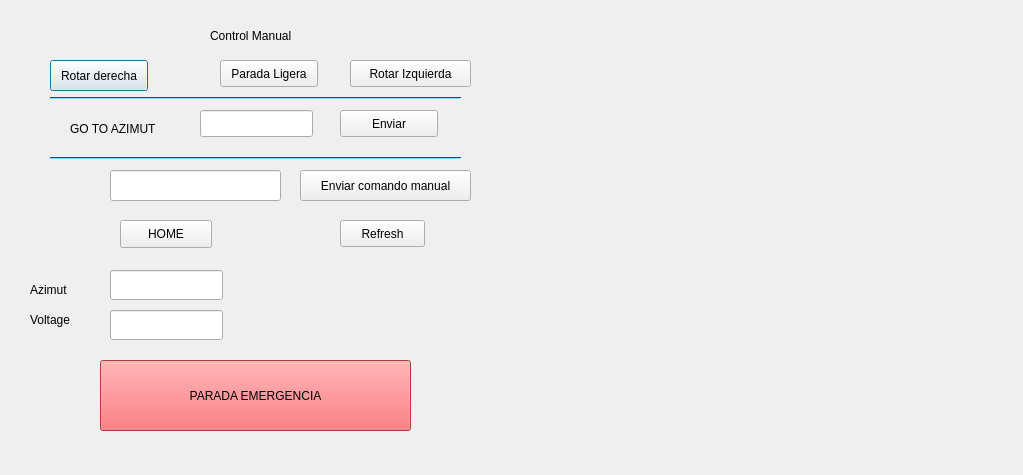
<?xml version="1.0" encoding="UTF-8"?>
<ui version="4.0">
 <class>Dialog</class>
 <widget class="QDialog" name="Dialog">
  <property name="geometry">
   <rect>
    <x>0</x>
    <y>0</y>
    <width>1023</width>
    <height>475</height>
   </rect>
  </property>
  <property name="windowTitle">
   <string>Dialog</string>
  </property>
  <widget class="QLabel" name="label">
   <property name="geometry">
    <rect>
     <x>210</x>
     <y>20</y>
     <width>151</width>
     <height>31</height>
    </rect>
   </property>
   <property name="text">
    <string>Control Manual</string>
   </property>
  </widget>
  <widget class="QPushButton" name="pushButton">
   <property name="geometry">
    <rect>
     <x>50</x>
     <y>60</y>
     <width>98</width>
     <height>31</height>
    </rect>
   </property>
   <property name="text">
    <string>Rotar derecha</string>
   </property>
  </widget>
  <widget class="QPushButton" name="pushButton_2">
   <property name="geometry">
    <rect>
     <x>100</x>
     <y>360</y>
     <width>311</width>
     <height>71</height>
    </rect>
   </property>
   <property name="palette">
    <palette>
     <active>
      <colorrole role="WindowText">
       <brush brushstyle="SolidPattern">
        <color alpha="255">
         <red>0</red>
         <green>0</green>
         <blue>0</blue>
        </color>
       </brush>
      </colorrole>
      <colorrole role="Button">
       <brush brushstyle="SolidPattern">
        <color alpha="255">
         <red>246</red>
         <green>81</green>
         <blue>84</blue>
        </color>
       </brush>
      </colorrole>
      <colorrole role="Light">
       <brush brushstyle="SolidPattern">
        <color alpha="255">
         <red>255</red>
         <green>198</green>
         <blue>199</blue>
        </color>
       </brush>
      </colorrole>
      <colorrole role="Midlight">
       <brush brushstyle="SolidPattern">
        <color alpha="255">
         <red>250</red>
         <green>139</green>
         <blue>141</blue>
        </color>
       </brush>
      </colorrole>
      <colorrole role="Dark">
       <brush brushstyle="SolidPattern">
        <color alpha="255">
         <red>123</red>
         <green>40</green>
         <blue>42</blue>
        </color>
       </brush>
      </colorrole>
      <colorrole role="Mid">
       <brush brushstyle="SolidPattern">
        <color alpha="255">
         <red>164</red>
         <green>54</green>
         <blue>56</blue>
        </color>
       </brush>
      </colorrole>
      <colorrole role="Text">
       <brush brushstyle="SolidPattern">
        <color alpha="255">
         <red>0</red>
         <green>0</green>
         <blue>0</blue>
        </color>
       </brush>
      </colorrole>
      <colorrole role="BrightText">
       <brush brushstyle="SolidPattern">
        <color alpha="255">
         <red>255</red>
         <green>255</green>
         <blue>255</blue>
        </color>
       </brush>
      </colorrole>
      <colorrole role="ButtonText">
       <brush brushstyle="SolidPattern">
        <color alpha="255">
         <red>0</red>
         <green>0</green>
         <blue>0</blue>
        </color>
       </brush>
      </colorrole>
      <colorrole role="Base">
       <brush brushstyle="SolidPattern">
        <color alpha="255">
         <red>255</red>
         <green>255</green>
         <blue>255</blue>
        </color>
       </brush>
      </colorrole>
      <colorrole role="Window">
       <brush brushstyle="SolidPattern">
        <color alpha="255">
         <red>246</red>
         <green>81</green>
         <blue>84</blue>
        </color>
       </brush>
      </colorrole>
      <colorrole role="Shadow">
       <brush brushstyle="SolidPattern">
        <color alpha="255">
         <red>0</red>
         <green>0</green>
         <blue>0</blue>
        </color>
       </brush>
      </colorrole>
      <colorrole role="AlternateBase">
       <brush brushstyle="SolidPattern">
        <color alpha="255">
         <red>250</red>
         <green>168</green>
         <blue>169</blue>
        </color>
       </brush>
      </colorrole>
      <colorrole role="ToolTipBase">
       <brush brushstyle="SolidPattern">
        <color alpha="255">
         <red>255</red>
         <green>255</green>
         <blue>220</blue>
        </color>
       </brush>
      </colorrole>
      <colorrole role="ToolTipText">
       <brush brushstyle="SolidPattern">
        <color alpha="255">
         <red>0</red>
         <green>0</green>
         <blue>0</blue>
        </color>
       </brush>
      </colorrole>
     </active>
     <inactive>
      <colorrole role="WindowText">
       <brush brushstyle="SolidPattern">
        <color alpha="255">
         <red>0</red>
         <green>0</green>
         <blue>0</blue>
        </color>
       </brush>
      </colorrole>
      <colorrole role="Button">
       <brush brushstyle="SolidPattern">
        <color alpha="255">
         <red>246</red>
         <green>81</green>
         <blue>84</blue>
        </color>
       </brush>
      </colorrole>
      <colorrole role="Light">
       <brush brushstyle="SolidPattern">
        <color alpha="255">
         <red>255</red>
         <green>198</green>
         <blue>199</blue>
        </color>
       </brush>
      </colorrole>
      <colorrole role="Midlight">
       <brush brushstyle="SolidPattern">
        <color alpha="255">
         <red>250</red>
         <green>139</green>
         <blue>141</blue>
        </color>
       </brush>
      </colorrole>
      <colorrole role="Dark">
       <brush brushstyle="SolidPattern">
        <color alpha="255">
         <red>123</red>
         <green>40</green>
         <blue>42</blue>
        </color>
       </brush>
      </colorrole>
      <colorrole role="Mid">
       <brush brushstyle="SolidPattern">
        <color alpha="255">
         <red>164</red>
         <green>54</green>
         <blue>56</blue>
        </color>
       </brush>
      </colorrole>
      <colorrole role="Text">
       <brush brushstyle="SolidPattern">
        <color alpha="255">
         <red>0</red>
         <green>0</green>
         <blue>0</blue>
        </color>
       </brush>
      </colorrole>
      <colorrole role="BrightText">
       <brush brushstyle="SolidPattern">
        <color alpha="255">
         <red>255</red>
         <green>255</green>
         <blue>255</blue>
        </color>
       </brush>
      </colorrole>
      <colorrole role="ButtonText">
       <brush brushstyle="SolidPattern">
        <color alpha="255">
         <red>0</red>
         <green>0</green>
         <blue>0</blue>
        </color>
       </brush>
      </colorrole>
      <colorrole role="Base">
       <brush brushstyle="SolidPattern">
        <color alpha="255">
         <red>255</red>
         <green>255</green>
         <blue>255</blue>
        </color>
       </brush>
      </colorrole>
      <colorrole role="Window">
       <brush brushstyle="SolidPattern">
        <color alpha="255">
         <red>246</red>
         <green>81</green>
         <blue>84</blue>
        </color>
       </brush>
      </colorrole>
      <colorrole role="Shadow">
       <brush brushstyle="SolidPattern">
        <color alpha="255">
         <red>0</red>
         <green>0</green>
         <blue>0</blue>
        </color>
       </brush>
      </colorrole>
      <colorrole role="AlternateBase">
       <brush brushstyle="SolidPattern">
        <color alpha="255">
         <red>250</red>
         <green>168</green>
         <blue>169</blue>
        </color>
       </brush>
      </colorrole>
      <colorrole role="ToolTipBase">
       <brush brushstyle="SolidPattern">
        <color alpha="255">
         <red>255</red>
         <green>255</green>
         <blue>220</blue>
        </color>
       </brush>
      </colorrole>
      <colorrole role="ToolTipText">
       <brush brushstyle="SolidPattern">
        <color alpha="255">
         <red>0</red>
         <green>0</green>
         <blue>0</blue>
        </color>
       </brush>
      </colorrole>
     </inactive>
     <disabled>
      <colorrole role="WindowText">
       <brush brushstyle="SolidPattern">
        <color alpha="255">
         <red>123</red>
         <green>40</green>
         <blue>42</blue>
        </color>
       </brush>
      </colorrole>
      <colorrole role="Button">
       <brush brushstyle="SolidPattern">
        <color alpha="255">
         <red>246</red>
         <green>81</green>
         <blue>84</blue>
        </color>
       </brush>
      </colorrole>
      <colorrole role="Light">
       <brush brushstyle="SolidPattern">
        <color alpha="255">
         <red>255</red>
         <green>198</green>
         <blue>199</blue>
        </color>
       </brush>
      </colorrole>
      <colorrole role="Midlight">
       <brush brushstyle="SolidPattern">
        <color alpha="255">
         <red>250</red>
         <green>139</green>
         <blue>141</blue>
        </color>
       </brush>
      </colorrole>
      <colorrole role="Dark">
       <brush brushstyle="SolidPattern">
        <color alpha="255">
         <red>123</red>
         <green>40</green>
         <blue>42</blue>
        </color>
       </brush>
      </colorrole>
      <colorrole role="Mid">
       <brush brushstyle="SolidPattern">
        <color alpha="255">
         <red>164</red>
         <green>54</green>
         <blue>56</blue>
        </color>
       </brush>
      </colorrole>
      <colorrole role="Text">
       <brush brushstyle="SolidPattern">
        <color alpha="255">
         <red>123</red>
         <green>40</green>
         <blue>42</blue>
        </color>
       </brush>
      </colorrole>
      <colorrole role="BrightText">
       <brush brushstyle="SolidPattern">
        <color alpha="255">
         <red>255</red>
         <green>255</green>
         <blue>255</blue>
        </color>
       </brush>
      </colorrole>
      <colorrole role="ButtonText">
       <brush brushstyle="SolidPattern">
        <color alpha="255">
         <red>123</red>
         <green>40</green>
         <blue>42</blue>
        </color>
       </brush>
      </colorrole>
      <colorrole role="Base">
       <brush brushstyle="SolidPattern">
        <color alpha="255">
         <red>246</red>
         <green>81</green>
         <blue>84</blue>
        </color>
       </brush>
      </colorrole>
      <colorrole role="Window">
       <brush brushstyle="SolidPattern">
        <color alpha="255">
         <red>246</red>
         <green>81</green>
         <blue>84</blue>
        </color>
       </brush>
      </colorrole>
      <colorrole role="Shadow">
       <brush brushstyle="SolidPattern">
        <color alpha="255">
         <red>0</red>
         <green>0</green>
         <blue>0</blue>
        </color>
       </brush>
      </colorrole>
      <colorrole role="AlternateBase">
       <brush brushstyle="SolidPattern">
        <color alpha="255">
         <red>246</red>
         <green>81</green>
         <blue>84</blue>
        </color>
       </brush>
      </colorrole>
      <colorrole role="ToolTipBase">
       <brush brushstyle="SolidPattern">
        <color alpha="255">
         <red>255</red>
         <green>255</green>
         <blue>220</blue>
        </color>
       </brush>
      </colorrole>
      <colorrole role="ToolTipText">
       <brush brushstyle="SolidPattern">
        <color alpha="255">
         <red>0</red>
         <green>0</green>
         <blue>0</blue>
        </color>
       </brush>
      </colorrole>
     </disabled>
    </palette>
   </property>
   <property name="text">
    <string>PARADA EMERGENCIA</string>
   </property>
  </widget>
  <widget class="QPushButton" name="pushButton_3">
   <property name="geometry">
    <rect>
     <x>350</x>
     <y>60</y>
     <width>121</width>
     <height>27</height>
    </rect>
   </property>
   <property name="text">
    <string>Rotar Izquierda</string>
   </property>
  </widget>
  <widget class="QLineEdit" name="lineEdit">
   <property name="geometry">
    <rect>
     <x>200</x>
     <y>110</y>
     <width>113</width>
     <height>27</height>
    </rect>
   </property>
  </widget>
  <widget class="QLabel" name="label_2">
   <property name="geometry">
    <rect>
     <x>70</x>
     <y>120</y>
     <width>121</width>
     <height>17</height>
    </rect>
   </property>
   <property name="text">
    <string>GO TO AZIMUT</string>
   </property>
  </widget>
  <widget class="QPushButton" name="pushButton_4">
   <property name="geometry">
    <rect>
     <x>340</x>
     <y>110</y>
     <width>98</width>
     <height>27</height>
    </rect>
   </property>
   <property name="text">
    <string>Enviar</string>
   </property>
  </widget>
  <widget class="Line" name="line">
   <property name="geometry">
    <rect>
     <x>50</x>
     <y>90</y>
     <width>411</width>
     <height>16</height>
    </rect>
   </property>
   <property name="palette">
    <palette>
     <active>
      <colorrole role="WindowText">
       <brush brushstyle="SolidPattern">
        <color alpha="255">
         <red>0</red>
         <green>0</green>
         <blue>0</blue>
        </color>
       </brush>
      </colorrole>
      <colorrole role="Button">
       <brush brushstyle="SolidPattern">
        <color alpha="255">
         <red>0</red>
         <green>170</green>
         <blue>255</blue>
        </color>
       </brush>
      </colorrole>
      <colorrole role="Light">
       <brush brushstyle="SolidPattern">
        <color alpha="255">
         <red>127</red>
         <green>213</green>
         <blue>255</blue>
        </color>
       </brush>
      </colorrole>
      <colorrole role="Midlight">
       <brush brushstyle="SolidPattern">
        <color alpha="255">
         <red>63</red>
         <green>191</green>
         <blue>255</blue>
        </color>
       </brush>
      </colorrole>
      <colorrole role="Dark">
       <brush brushstyle="SolidPattern">
        <color alpha="255">
         <red>0</red>
         <green>85</green>
         <blue>127</blue>
        </color>
       </brush>
      </colorrole>
      <colorrole role="Mid">
       <brush brushstyle="SolidPattern">
        <color alpha="255">
         <red>0</red>
         <green>113</green>
         <blue>170</blue>
        </color>
       </brush>
      </colorrole>
      <colorrole role="Text">
       <brush brushstyle="SolidPattern">
        <color alpha="255">
         <red>0</red>
         <green>0</green>
         <blue>0</blue>
        </color>
       </brush>
      </colorrole>
      <colorrole role="BrightText">
       <brush brushstyle="SolidPattern">
        <color alpha="255">
         <red>255</red>
         <green>255</green>
         <blue>255</blue>
        </color>
       </brush>
      </colorrole>
      <colorrole role="ButtonText">
       <brush brushstyle="SolidPattern">
        <color alpha="255">
         <red>0</red>
         <green>0</green>
         <blue>0</blue>
        </color>
       </brush>
      </colorrole>
      <colorrole role="Base">
       <brush brushstyle="SolidPattern">
        <color alpha="255">
         <red>255</red>
         <green>255</green>
         <blue>255</blue>
        </color>
       </brush>
      </colorrole>
      <colorrole role="Window">
       <brush brushstyle="SolidPattern">
        <color alpha="255">
         <red>0</red>
         <green>170</green>
         <blue>255</blue>
        </color>
       </brush>
      </colorrole>
      <colorrole role="Shadow">
       <brush brushstyle="SolidPattern">
        <color alpha="255">
         <red>0</red>
         <green>0</green>
         <blue>0</blue>
        </color>
       </brush>
      </colorrole>
      <colorrole role="AlternateBase">
       <brush brushstyle="SolidPattern">
        <color alpha="255">
         <red>127</red>
         <green>212</green>
         <blue>255</blue>
        </color>
       </brush>
      </colorrole>
      <colorrole role="ToolTipBase">
       <brush brushstyle="SolidPattern">
        <color alpha="255">
         <red>255</red>
         <green>255</green>
         <blue>220</blue>
        </color>
       </brush>
      </colorrole>
      <colorrole role="ToolTipText">
       <brush brushstyle="SolidPattern">
        <color alpha="255">
         <red>0</red>
         <green>0</green>
         <blue>0</blue>
        </color>
       </brush>
      </colorrole>
     </active>
     <inactive>
      <colorrole role="WindowText">
       <brush brushstyle="SolidPattern">
        <color alpha="255">
         <red>0</red>
         <green>0</green>
         <blue>0</blue>
        </color>
       </brush>
      </colorrole>
      <colorrole role="Button">
       <brush brushstyle="SolidPattern">
        <color alpha="255">
         <red>0</red>
         <green>170</green>
         <blue>255</blue>
        </color>
       </brush>
      </colorrole>
      <colorrole role="Light">
       <brush brushstyle="SolidPattern">
        <color alpha="255">
         <red>127</red>
         <green>213</green>
         <blue>255</blue>
        </color>
       </brush>
      </colorrole>
      <colorrole role="Midlight">
       <brush brushstyle="SolidPattern">
        <color alpha="255">
         <red>63</red>
         <green>191</green>
         <blue>255</blue>
        </color>
       </brush>
      </colorrole>
      <colorrole role="Dark">
       <brush brushstyle="SolidPattern">
        <color alpha="255">
         <red>0</red>
         <green>85</green>
         <blue>127</blue>
        </color>
       </brush>
      </colorrole>
      <colorrole role="Mid">
       <brush brushstyle="SolidPattern">
        <color alpha="255">
         <red>0</red>
         <green>113</green>
         <blue>170</blue>
        </color>
       </brush>
      </colorrole>
      <colorrole role="Text">
       <brush brushstyle="SolidPattern">
        <color alpha="255">
         <red>0</red>
         <green>0</green>
         <blue>0</blue>
        </color>
       </brush>
      </colorrole>
      <colorrole role="BrightText">
       <brush brushstyle="SolidPattern">
        <color alpha="255">
         <red>255</red>
         <green>255</green>
         <blue>255</blue>
        </color>
       </brush>
      </colorrole>
      <colorrole role="ButtonText">
       <brush brushstyle="SolidPattern">
        <color alpha="255">
         <red>0</red>
         <green>0</green>
         <blue>0</blue>
        </color>
       </brush>
      </colorrole>
      <colorrole role="Base">
       <brush brushstyle="SolidPattern">
        <color alpha="255">
         <red>255</red>
         <green>255</green>
         <blue>255</blue>
        </color>
       </brush>
      </colorrole>
      <colorrole role="Window">
       <brush brushstyle="SolidPattern">
        <color alpha="255">
         <red>0</red>
         <green>170</green>
         <blue>255</blue>
        </color>
       </brush>
      </colorrole>
      <colorrole role="Shadow">
       <brush brushstyle="SolidPattern">
        <color alpha="255">
         <red>0</red>
         <green>0</green>
         <blue>0</blue>
        </color>
       </brush>
      </colorrole>
      <colorrole role="AlternateBase">
       <brush brushstyle="SolidPattern">
        <color alpha="255">
         <red>127</red>
         <green>212</green>
         <blue>255</blue>
        </color>
       </brush>
      </colorrole>
      <colorrole role="ToolTipBase">
       <brush brushstyle="SolidPattern">
        <color alpha="255">
         <red>255</red>
         <green>255</green>
         <blue>220</blue>
        </color>
       </brush>
      </colorrole>
      <colorrole role="ToolTipText">
       <brush brushstyle="SolidPattern">
        <color alpha="255">
         <red>0</red>
         <green>0</green>
         <blue>0</blue>
        </color>
       </brush>
      </colorrole>
     </inactive>
     <disabled>
      <colorrole role="WindowText">
       <brush brushstyle="SolidPattern">
        <color alpha="255">
         <red>0</red>
         <green>85</green>
         <blue>127</blue>
        </color>
       </brush>
      </colorrole>
      <colorrole role="Button">
       <brush brushstyle="SolidPattern">
        <color alpha="255">
         <red>0</red>
         <green>170</green>
         <blue>255</blue>
        </color>
       </brush>
      </colorrole>
      <colorrole role="Light">
       <brush brushstyle="SolidPattern">
        <color alpha="255">
         <red>127</red>
         <green>213</green>
         <blue>255</blue>
        </color>
       </brush>
      </colorrole>
      <colorrole role="Midlight">
       <brush brushstyle="SolidPattern">
        <color alpha="255">
         <red>63</red>
         <green>191</green>
         <blue>255</blue>
        </color>
       </brush>
      </colorrole>
      <colorrole role="Dark">
       <brush brushstyle="SolidPattern">
        <color alpha="255">
         <red>0</red>
         <green>85</green>
         <blue>127</blue>
        </color>
       </brush>
      </colorrole>
      <colorrole role="Mid">
       <brush brushstyle="SolidPattern">
        <color alpha="255">
         <red>0</red>
         <green>113</green>
         <blue>170</blue>
        </color>
       </brush>
      </colorrole>
      <colorrole role="Text">
       <brush brushstyle="SolidPattern">
        <color alpha="255">
         <red>0</red>
         <green>85</green>
         <blue>127</blue>
        </color>
       </brush>
      </colorrole>
      <colorrole role="BrightText">
       <brush brushstyle="SolidPattern">
        <color alpha="255">
         <red>255</red>
         <green>255</green>
         <blue>255</blue>
        </color>
       </brush>
      </colorrole>
      <colorrole role="ButtonText">
       <brush brushstyle="SolidPattern">
        <color alpha="255">
         <red>0</red>
         <green>85</green>
         <blue>127</blue>
        </color>
       </brush>
      </colorrole>
      <colorrole role="Base">
       <brush brushstyle="SolidPattern">
        <color alpha="255">
         <red>0</red>
         <green>170</green>
         <blue>255</blue>
        </color>
       </brush>
      </colorrole>
      <colorrole role="Window">
       <brush brushstyle="SolidPattern">
        <color alpha="255">
         <red>0</red>
         <green>170</green>
         <blue>255</blue>
        </color>
       </brush>
      </colorrole>
      <colorrole role="Shadow">
       <brush brushstyle="SolidPattern">
        <color alpha="255">
         <red>0</red>
         <green>0</green>
         <blue>0</blue>
        </color>
       </brush>
      </colorrole>
      <colorrole role="AlternateBase">
       <brush brushstyle="SolidPattern">
        <color alpha="255">
         <red>0</red>
         <green>170</green>
         <blue>255</blue>
        </color>
       </brush>
      </colorrole>
      <colorrole role="ToolTipBase">
       <brush brushstyle="SolidPattern">
        <color alpha="255">
         <red>255</red>
         <green>255</green>
         <blue>220</blue>
        </color>
       </brush>
      </colorrole>
      <colorrole role="ToolTipText">
       <brush brushstyle="SolidPattern">
        <color alpha="255">
         <red>0</red>
         <green>0</green>
         <blue>0</blue>
        </color>
       </brush>
      </colorrole>
     </disabled>
    </palette>
   </property>
   <property name="orientation">
    <enum>Qt::Horizontal</enum>
   </property>
  </widget>
  <widget class="Line" name="line_2">
   <property name="geometry">
    <rect>
     <x>50</x>
     <y>150</y>
     <width>411</width>
     <height>16</height>
    </rect>
   </property>
   <property name="palette">
    <palette>
     <active>
      <colorrole role="WindowText">
       <brush brushstyle="SolidPattern">
        <color alpha="255">
         <red>0</red>
         <green>0</green>
         <blue>0</blue>
        </color>
       </brush>
      </colorrole>
      <colorrole role="Button">
       <brush brushstyle="SolidPattern">
        <color alpha="255">
         <red>0</red>
         <green>170</green>
         <blue>255</blue>
        </color>
       </brush>
      </colorrole>
      <colorrole role="Light">
       <brush brushstyle="SolidPattern">
        <color alpha="255">
         <red>127</red>
         <green>213</green>
         <blue>255</blue>
        </color>
       </brush>
      </colorrole>
      <colorrole role="Midlight">
       <brush brushstyle="SolidPattern">
        <color alpha="255">
         <red>63</red>
         <green>191</green>
         <blue>255</blue>
        </color>
       </brush>
      </colorrole>
      <colorrole role="Dark">
       <brush brushstyle="SolidPattern">
        <color alpha="255">
         <red>0</red>
         <green>85</green>
         <blue>127</blue>
        </color>
       </brush>
      </colorrole>
      <colorrole role="Mid">
       <brush brushstyle="SolidPattern">
        <color alpha="255">
         <red>0</red>
         <green>113</green>
         <blue>170</blue>
        </color>
       </brush>
      </colorrole>
      <colorrole role="Text">
       <brush brushstyle="SolidPattern">
        <color alpha="255">
         <red>0</red>
         <green>0</green>
         <blue>0</blue>
        </color>
       </brush>
      </colorrole>
      <colorrole role="BrightText">
       <brush brushstyle="SolidPattern">
        <color alpha="255">
         <red>255</red>
         <green>255</green>
         <blue>255</blue>
        </color>
       </brush>
      </colorrole>
      <colorrole role="ButtonText">
       <brush brushstyle="SolidPattern">
        <color alpha="255">
         <red>0</red>
         <green>0</green>
         <blue>0</blue>
        </color>
       </brush>
      </colorrole>
      <colorrole role="Base">
       <brush brushstyle="SolidPattern">
        <color alpha="255">
         <red>255</red>
         <green>255</green>
         <blue>255</blue>
        </color>
       </brush>
      </colorrole>
      <colorrole role="Window">
       <brush brushstyle="SolidPattern">
        <color alpha="255">
         <red>0</red>
         <green>170</green>
         <blue>255</blue>
        </color>
       </brush>
      </colorrole>
      <colorrole role="Shadow">
       <brush brushstyle="SolidPattern">
        <color alpha="255">
         <red>0</red>
         <green>0</green>
         <blue>0</blue>
        </color>
       </brush>
      </colorrole>
      <colorrole role="AlternateBase">
       <brush brushstyle="SolidPattern">
        <color alpha="255">
         <red>127</red>
         <green>212</green>
         <blue>255</blue>
        </color>
       </brush>
      </colorrole>
      <colorrole role="ToolTipBase">
       <brush brushstyle="SolidPattern">
        <color alpha="255">
         <red>255</red>
         <green>255</green>
         <blue>220</blue>
        </color>
       </brush>
      </colorrole>
      <colorrole role="ToolTipText">
       <brush brushstyle="SolidPattern">
        <color alpha="255">
         <red>0</red>
         <green>0</green>
         <blue>0</blue>
        </color>
       </brush>
      </colorrole>
     </active>
     <inactive>
      <colorrole role="WindowText">
       <brush brushstyle="SolidPattern">
        <color alpha="255">
         <red>0</red>
         <green>0</green>
         <blue>0</blue>
        </color>
       </brush>
      </colorrole>
      <colorrole role="Button">
       <brush brushstyle="SolidPattern">
        <color alpha="255">
         <red>0</red>
         <green>170</green>
         <blue>255</blue>
        </color>
       </brush>
      </colorrole>
      <colorrole role="Light">
       <brush brushstyle="SolidPattern">
        <color alpha="255">
         <red>127</red>
         <green>213</green>
         <blue>255</blue>
        </color>
       </brush>
      </colorrole>
      <colorrole role="Midlight">
       <brush brushstyle="SolidPattern">
        <color alpha="255">
         <red>63</red>
         <green>191</green>
         <blue>255</blue>
        </color>
       </brush>
      </colorrole>
      <colorrole role="Dark">
       <brush brushstyle="SolidPattern">
        <color alpha="255">
         <red>0</red>
         <green>85</green>
         <blue>127</blue>
        </color>
       </brush>
      </colorrole>
      <colorrole role="Mid">
       <brush brushstyle="SolidPattern">
        <color alpha="255">
         <red>0</red>
         <green>113</green>
         <blue>170</blue>
        </color>
       </brush>
      </colorrole>
      <colorrole role="Text">
       <brush brushstyle="SolidPattern">
        <color alpha="255">
         <red>0</red>
         <green>0</green>
         <blue>0</blue>
        </color>
       </brush>
      </colorrole>
      <colorrole role="BrightText">
       <brush brushstyle="SolidPattern">
        <color alpha="255">
         <red>255</red>
         <green>255</green>
         <blue>255</blue>
        </color>
       </brush>
      </colorrole>
      <colorrole role="ButtonText">
       <brush brushstyle="SolidPattern">
        <color alpha="255">
         <red>0</red>
         <green>0</green>
         <blue>0</blue>
        </color>
       </brush>
      </colorrole>
      <colorrole role="Base">
       <brush brushstyle="SolidPattern">
        <color alpha="255">
         <red>255</red>
         <green>255</green>
         <blue>255</blue>
        </color>
       </brush>
      </colorrole>
      <colorrole role="Window">
       <brush brushstyle="SolidPattern">
        <color alpha="255">
         <red>0</red>
         <green>170</green>
         <blue>255</blue>
        </color>
       </brush>
      </colorrole>
      <colorrole role="Shadow">
       <brush brushstyle="SolidPattern">
        <color alpha="255">
         <red>0</red>
         <green>0</green>
         <blue>0</blue>
        </color>
       </brush>
      </colorrole>
      <colorrole role="AlternateBase">
       <brush brushstyle="SolidPattern">
        <color alpha="255">
         <red>127</red>
         <green>212</green>
         <blue>255</blue>
        </color>
       </brush>
      </colorrole>
      <colorrole role="ToolTipBase">
       <brush brushstyle="SolidPattern">
        <color alpha="255">
         <red>255</red>
         <green>255</green>
         <blue>220</blue>
        </color>
       </brush>
      </colorrole>
      <colorrole role="ToolTipText">
       <brush brushstyle="SolidPattern">
        <color alpha="255">
         <red>0</red>
         <green>0</green>
         <blue>0</blue>
        </color>
       </brush>
      </colorrole>
     </inactive>
     <disabled>
      <colorrole role="WindowText">
       <brush brushstyle="SolidPattern">
        <color alpha="255">
         <red>0</red>
         <green>85</green>
         <blue>127</blue>
        </color>
       </brush>
      </colorrole>
      <colorrole role="Button">
       <brush brushstyle="SolidPattern">
        <color alpha="255">
         <red>0</red>
         <green>170</green>
         <blue>255</blue>
        </color>
       </brush>
      </colorrole>
      <colorrole role="Light">
       <brush brushstyle="SolidPattern">
        <color alpha="255">
         <red>127</red>
         <green>213</green>
         <blue>255</blue>
        </color>
       </brush>
      </colorrole>
      <colorrole role="Midlight">
       <brush brushstyle="SolidPattern">
        <color alpha="255">
         <red>63</red>
         <green>191</green>
         <blue>255</blue>
        </color>
       </brush>
      </colorrole>
      <colorrole role="Dark">
       <brush brushstyle="SolidPattern">
        <color alpha="255">
         <red>0</red>
         <green>85</green>
         <blue>127</blue>
        </color>
       </brush>
      </colorrole>
      <colorrole role="Mid">
       <brush brushstyle="SolidPattern">
        <color alpha="255">
         <red>0</red>
         <green>113</green>
         <blue>170</blue>
        </color>
       </brush>
      </colorrole>
      <colorrole role="Text">
       <brush brushstyle="SolidPattern">
        <color alpha="255">
         <red>0</red>
         <green>85</green>
         <blue>127</blue>
        </color>
       </brush>
      </colorrole>
      <colorrole role="BrightText">
       <brush brushstyle="SolidPattern">
        <color alpha="255">
         <red>255</red>
         <green>255</green>
         <blue>255</blue>
        </color>
       </brush>
      </colorrole>
      <colorrole role="ButtonText">
       <brush brushstyle="SolidPattern">
        <color alpha="255">
         <red>0</red>
         <green>85</green>
         <blue>127</blue>
        </color>
       </brush>
      </colorrole>
      <colorrole role="Base">
       <brush brushstyle="SolidPattern">
        <color alpha="255">
         <red>0</red>
         <green>170</green>
         <blue>255</blue>
        </color>
       </brush>
      </colorrole>
      <colorrole role="Window">
       <brush brushstyle="SolidPattern">
        <color alpha="255">
         <red>0</red>
         <green>170</green>
         <blue>255</blue>
        </color>
       </brush>
      </colorrole>
      <colorrole role="Shadow">
       <brush brushstyle="SolidPattern">
        <color alpha="255">
         <red>0</red>
         <green>0</green>
         <blue>0</blue>
        </color>
       </brush>
      </colorrole>
      <colorrole role="AlternateBase">
       <brush brushstyle="SolidPattern">
        <color alpha="255">
         <red>0</red>
         <green>170</green>
         <blue>255</blue>
        </color>
       </brush>
      </colorrole>
      <colorrole role="ToolTipBase">
       <brush brushstyle="SolidPattern">
        <color alpha="255">
         <red>255</red>
         <green>255</green>
         <blue>220</blue>
        </color>
       </brush>
      </colorrole>
      <colorrole role="ToolTipText">
       <brush brushstyle="SolidPattern">
        <color alpha="255">
         <red>0</red>
         <green>0</green>
         <blue>0</blue>
        </color>
       </brush>
      </colorrole>
     </disabled>
    </palette>
   </property>
   <property name="orientation">
    <enum>Qt::Horizontal</enum>
   </property>
  </widget>
  <widget class="QPushButton" name="pushButton_5">
   <property name="geometry">
    <rect>
     <x>220</x>
     <y>60</y>
     <width>98</width>
     <height>27</height>
    </rect>
   </property>
   <property name="text">
    <string>Parada Ligera</string>
   </property>
  </widget>
  <widget class="QLabel" name="label_3">
   <property name="geometry">
    <rect>
     <x>560</x>
     <y>90</y>
     <width>401</width>
     <height>311</height>
    </rect>
   </property>
   <property name="text">
    <string/>
   </property>
   <property name="textFormat">
    <enum>Qt::AutoText</enum>
   </property>
   <property name="pixmap">
    <pixmap>../../../../Imágenes/linux_blue1.png</pixmap>
   </property>
   <property name="scaledContents">
    <bool>true</bool>
   </property>
   <property name="openExternalLinks">
    <bool>false</bool>
   </property>
  </widget>
  <widget class="QPushButton" name="pushButton_6">
   <property name="geometry">
    <rect>
     <x>340</x>
     <y>220</y>
     <width>85</width>
     <height>27</height>
    </rect>
   </property>
   <property name="text">
    <string>Refresh</string>
   </property>
  </widget>
  <widget class="QPushButton" name="pushButton_7">
   <property name="geometry">
    <rect>
     <x>300</x>
     <y>170</y>
     <width>171</width>
     <height>31</height>
    </rect>
   </property>
   <property name="text">
    <string>Enviar comando manual</string>
   </property>
  </widget>
  <widget class="QLineEdit" name="lineEdit_2">
   <property name="geometry">
    <rect>
     <x>110</x>
     <y>170</y>
     <width>171</width>
     <height>31</height>
    </rect>
   </property>
  </widget>
  <widget class="QPushButton" name="pushButton_8">
   <property name="geometry">
    <rect>
     <x>120</x>
     <y>220</y>
     <width>92</width>
     <height>28</height>
    </rect>
   </property>
   <property name="text">
    <string>HOME</string>
   </property>
  </widget>
  <widget class="QLineEdit" name="lineEdit_3">
   <property name="geometry">
    <rect>
     <x>110</x>
     <y>270</y>
     <width>113</width>
     <height>30</height>
    </rect>
   </property>
  </widget>
  <widget class="QLineEdit" name="lineEdit_4">
   <property name="geometry">
    <rect>
     <x>110</x>
     <y>310</y>
     <width>113</width>
     <height>30</height>
    </rect>
   </property>
  </widget>
  <widget class="QLabel" name="label_4">
   <property name="geometry">
    <rect>
     <x>30</x>
     <y>280</y>
     <width>64</width>
     <height>20</height>
    </rect>
   </property>
   <property name="text">
    <string>Azimut</string>
   </property>
  </widget>
  <widget class="QLabel" name="label_5">
   <property name="geometry">
    <rect>
     <x>30</x>
     <y>310</y>
     <width>64</width>
     <height>20</height>
    </rect>
   </property>
   <property name="text">
    <string>Voltage</string>
   </property>
  </widget>
 </widget>
 <resources/>
 <connections/>
</ui>
